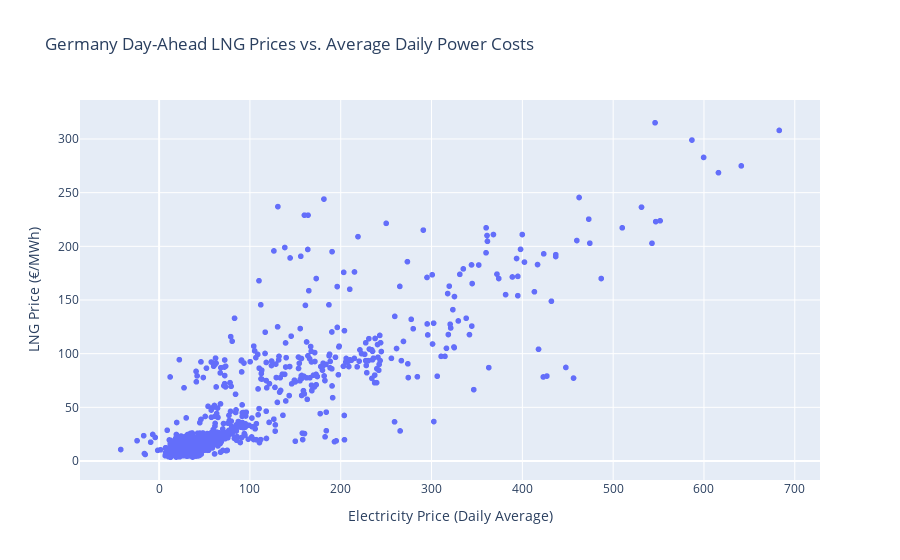

The notebook cell this image was saved under:
### Code cell
# merge the two sets of data
combined = daily_lmp_avg.merge(data, left_on = "Start", right_on = "Date", how = "inner")
combined["LNG Price (€/MWh)"] = combined["Mid Price"]
combined["Electricity Price (Daily Average)"] = combined["Price"]

# save the combined data into a new csv file
combined.to_csv("./Data/Germany/combined.csv")
px.scatter(combined, "Electricity Price (Daily Average)", "LNG Price (€/MWh)", title = "Germany Day-Ahead LNG Prices vs. Average Daily Power Costs")

### Figure 1 — Plotly figure (JSON) as saved in the notebook; plotly's stock layout.template omitted (floating-point values rounded to 4 significant figures; data arrays with more than 128 entries replaced by an {"elided": "..."} marker saying what was removed)
{"data": [{"hovertemplate": "Electricity Price (Daily Average)=%{x}<br>LNG Price (€/MWh)=%{y}<extra></extra>", "legendgroup": "", "marker": {"color": "#636efa", "symbol": "circle"}, "mode": "markers", "name": "", "showlegend": false, "type": "scattergl", "x": {"elided": "2004 float values"}, "xaxis": "x", "y": {"elided": "2004 float values"}, "yaxis": "y"}], "layout": {"legend": {"tracegroupgap": 0}, "title": {"text": "Germany Day-Ahead LNG Prices vs. Average Daily Power Costs"}, "xaxis": {"anchor": "y", "domain": [0, 1], "title": {"text": "Electricity Price (Daily Average)"}}, "yaxis": {"anchor": "x", "domain": [0, 1], "title": {"text": "LNG Price (€/MWh)"}}}}
